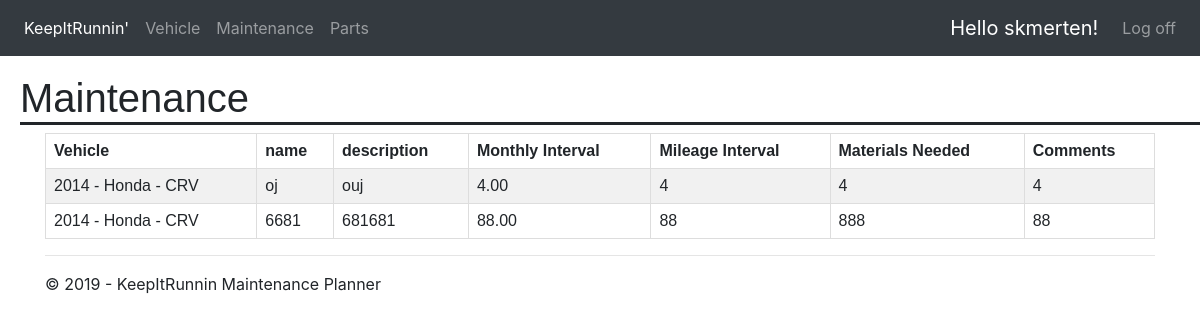
Before: /maintenance/view/ (signed in) with the older database file.
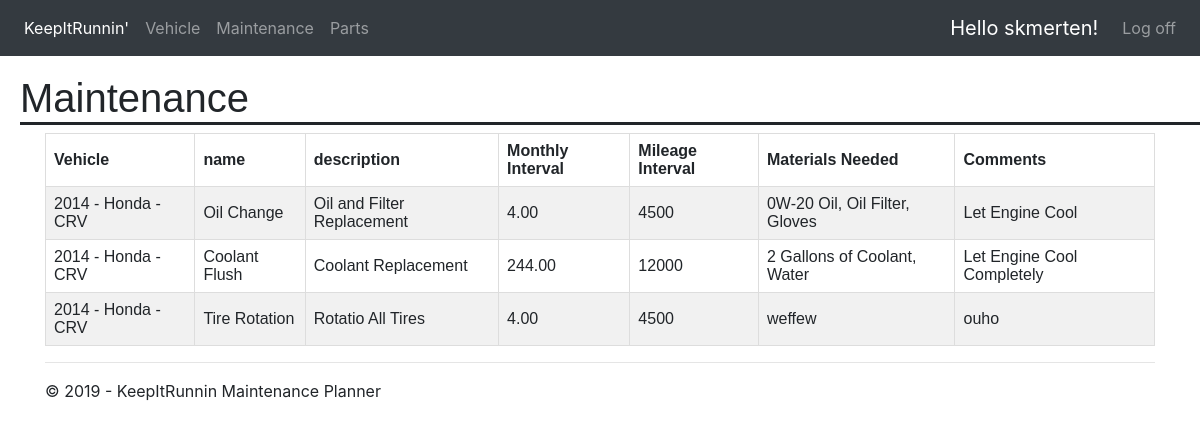
After: the same page with the newer database file.
### maintenance/models.py (models this page shows, shortened)
class Maintenance(models.Model):
    vehicle = models.ForeignKey(Vehicle, on_delete=models.CASCADE)
    name = models.CharField(max_length=200,null=False)
    description = models.CharField(max_length=100,null=True)
    months = models.DecimalField(max_digits=5, decimal_places=2)
    miles = models.IntegerField(max_length=None)
    materials = models.CharField(max_length=250,null=True)
    comments = models.CharField(max_length=250,null=True)

### vehicles/models.py (models this page shows)
class Vehicle(models.Model):
    user = models.ForeignKey(User, on_delete=models.CASCADE)
    name = models.CharField(max_length = 255, blank=True, null=True)
    year = models.IntegerField(max_length=None)
    make = models.CharField(max_length=100)
    model = models.CharField(max_length=100)
    trim = models.CharField(max_length=100, blank=True, null=True)
    color = models.CharField(max_length=100, blank=True, null=True)
    image = models.ImageField(blank=True, null=True)
    tankSize = models.DecimalField(blank=True, null=True, max_digits=5, decimal_places=2)
    mileage = models.IntegerField(max_length=None)
    transmission = models.CharField(max_length=100, blank=True, null=True)
    driveWheels = models.CharField(max_length=100, blank=True, null=True)
    mpg = models.DecimalField(blank=True, null=True, max_digits=5, decimal_places=2)
    status = models.CharField(max_length=20)
    vehicle_creation = models.DateField(auto_now_add=True)
    mileage_date = models.DateField(auto_now_add=True)
    last_modified = models.DateField(auto_now_add=True)
    def __str__(self):
        return str(self.year) + ' - ' + self.make + ' - ' + self.model

### maintenance/views.py (the view)
# urls.py: path('maintenance/view/', maintenance.views.viewMaint, name='viewMaint'),
@login_required(login_url='/login')
def viewMaint(request):
    maintenance = Maintenance.objects.filter(vehicle__user=request.user)
    assert isinstance(request, HttpRequest)
    return render(
        request,
        'app/viewMaint.html',
        {
            'title':'Maintenance',
            'year':datetime.now().year,
            'maintenance': maintenance
        }
    )

### app/templates/app/viewMaint.html
{% extends "app/layout.html" %}
{% block content %}
<div>
	<table id="schedulMaint2">
	  <tr>
        <th>Vehicle</th>
		<th>name</th>
		<th>description</th>
		<th>Monthly Interval</th>
		<th>Mileage Interval</th>
		<th>Materials Needed</th>
		<th>Comments</th>
	  </tr>
      {% for each in maintenance %}
	      <tr>
            <td>{{each.vehicle}}</td>
            <td>{{each.name}}</td>
            <td>{{each.description}}</td>
            <td>{{each.months}}</td>
            <td>{{each.miles}}</td>
            <td>{{each.materials}}</td>
            <td>{{each.comments}}</td>
	      </tr>
      {% endfor %}
	</table>
</div>
{% endblock %}

Changed rows visible on the page:
changed Maintenance: name "oj" → "Oil Change"; description "ouj" → "Oil and Filter Replacement"; miles "4" → "4500"; materials "4" → "0W-20 Oil, Oil Filter, Gloves"; comments "4" → "Let Engine Cool"
changed Maintenance: name "6681" → "Coolant Flush"; description "681681" → "Coolant Replacement"; months "88.00" → "244.00"; miles "88" → "12000"; materials "888" → "2 Gallons of Coolant, Water"; comments "88" → "Let Engine Cool Completely"
added Maintenance: vehicle "2014 - Honda - CRV", name "Tire Rotation", description "Rotatio All Tires", months "4.00", miles "4500", materials "weffew", comments "ouho"
